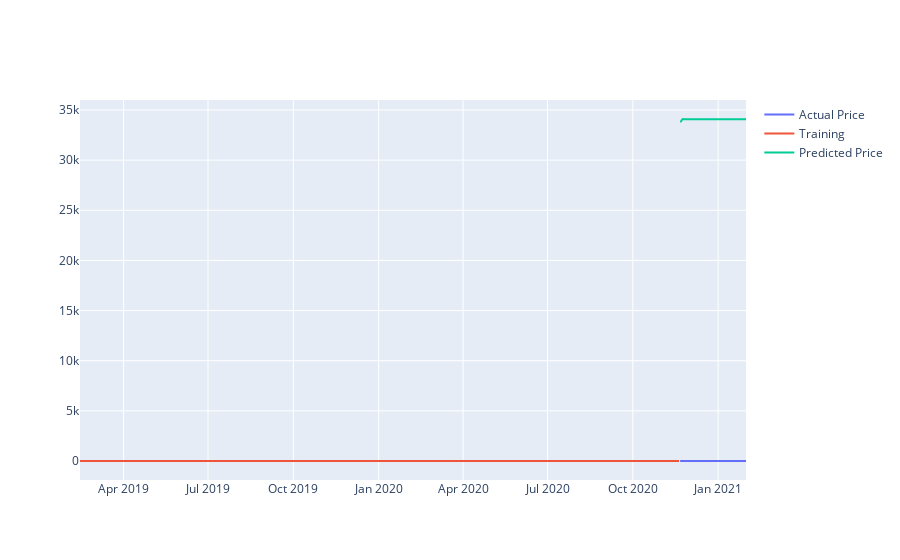

Write notebook code for a chart like this one.
### Code cell
fc_series = pd.Series(fc, index=test_data.index)
test_data=pd.DataFrame(test_data)
train_data=pd.DataFrame(train_data)
fc_series=pd.DataFrame(fc_series)
genral_fig7 = make_subplots(specs=[[{"secondary_y": False}]])
genral_fig7.add_trace(go.Scatter(y=test_data['close'], x=test_data.index, name="Actual Price"),secondary_y=False,)
genral_fig7.add_trace(go.Scatter(y=train_data['close'], x=train_data.index, name="Training"),secondary_y=False,)
genral_fig7.add_trace(go.Scatter(y=fc_series[0], x=fc_series.index, name="Predicted Price"),secondary_y=False,)
